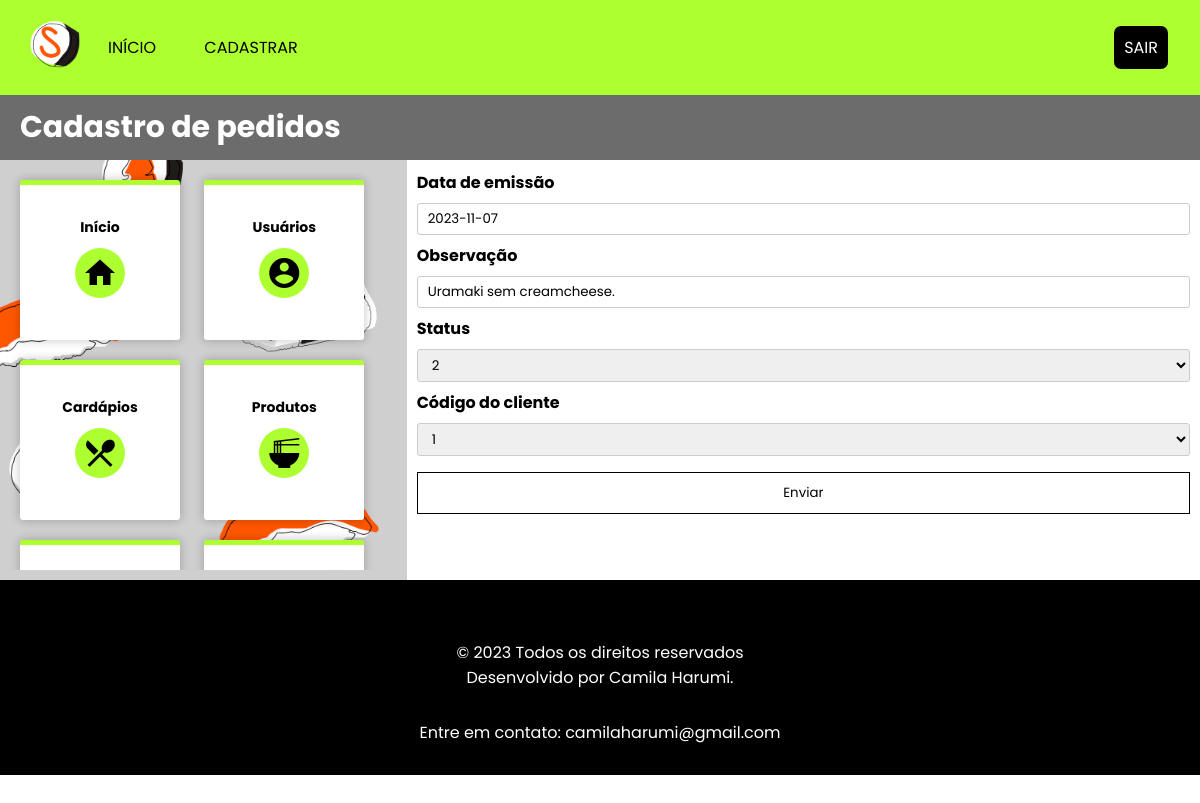
/cadastrarPedido.php?id=1 (signed in), run on the app's committed database.
### tables this page shows
CREATE TABLE IF NOT EXISTS Pedido (
    CodPedido INT NOT NULL AUTO_INCREMENT,
    DataEmissao DATE NOT NULL,
    Observacao TEXT,
    CodStatusPedido TINYINT NOT NULL,
    CodCliente INT NOT NULL,
    PRIMARY KEY (CodPedido),
    FOREIGN KEY (CodStatusPedido) REFERENCES StatusPedido(CodStatusPedido),
    FOREIGN KEY (CodCliente) REFERENCES Cliente(CodCliente)
);

CREATE TABLE IF NOT EXISTS StatusPedido (
    CodStatusPedido TINYINT NOT NULL AUTO_INCREMENT,
    Descricao TEXT NOT NULL,
    PRIMARY KEY (CodStatusPedido)
);

CREATE TABLE IF NOT EXISTS Cliente (
    CodCliente INT NOT NULL AUTO_INCREMENT,
    Nome VARCHAR(80) NOT NULL,
    NumeroEndereco INT NOT NULL,
    Logradouro VARCHAR(50) NOT NULL,
    ComplementoEndereco VARCHAR(50),
    CodEnderecoCliente INT NOT NULL,
    PRIMARY KEY (CodCliente),
    FOREIGN KEY (CodEnderecoCliente) REFERENCES EnderecoCliente(CodEnderecoCliente)
);

### cadastrarPedido.php (the view, shortened to what this page needs)
<?php
    include 'includes/conectarBD.php';
    $data_emissao = "";
    $observacao = "";
    $id_status_pedido = "";
    $id_cliente = "";
    if (isset($_GET['id'])) {
        $id = $_GET['id'];
        $sql = "SELECT * FROM Pedido WHERE CodPedido = $id";
        $resultado = mysqli_query($conn, $sql);
        $row = mysqli_fetch_assoc($resultado);
        $data_emissao = $row['DataEmissao'];
        $observacao = $row['Observacao'];
        $id_status_pedido = $row['CodStatusPedido'];
        $id_cliente = $row['CodCliente'];
    }
    include 'includes/menu.php';
?>
    <header id="header-cadastro">
        <h1>Cadastro de pedidos</h1>
    </header>
    <section id="tela-gerenciamento">
        <?php include 'includes/sidebar.php' ?>
        <article>
            <form action="receberPedido.php" method="post">
                <label for="data_emissao">Data de emissão</label>
                <input type="text" name="data_emissao" value="<?php echo $data_emissao; ?>" required>
                <label for="observacao">Observação</label>
                <input type="text" name="observacao" value="<?php echo $observacao; ?>" required>
                <label for="id_status_pedido">Status</label>
                <select name="id_status_pedido" required>
                    <?php
                        $sql = "SELECT * FROM StatusPedido";
                        $resultado = mysqli_query($conn, $sql);
                        while ($row = mysqli_fetch_assoc($resultado)) {
                            echo "<option ";
                            if ($id_status_pedido == $row['CodStatusPedido']) {
                                echo "selected ";
                            }
                            echo "value='" . $row['CodStatusPedido'] . "'>" . $row['CodStatusPedido'] . "</option>";
                        }
                    ?>
                </select>
                <label for="id_status_pedido">Código do cliente</label>
                <select name="id_cliente" required>
                    <?php
                        $sql = "SELECT * FROM Cliente";
                        $resultado = mysqli_query($conn, $sql);
                        while ($row = mysqli_fetch_assoc($resultado)) {
                            echo "<option ";
                            if ($id_cliente == $row['CodCliente']) {
                                echo "selected ";
                            }
                            echo "value='" . $row['CodCliente'] . "'>" . $row['CodCliente'] . "</option>";
                        }
                    ?>
                </select>
                <button type="submit">Enviar</button>
            </form>
        </article>
    </section>
    <?php include 'includes/rodape.php';?>

### css/style.css (style rules this page uses)
* { box-sizing: border-box; -webkit-box-sizing: border-box; -moz-box-sizing: border-box; font-family: 'Poppins', Arial, Verdana, sans-serif; }
body, h1, h2, p, a { padding: 0px; margin: 0px; overflow-x: hidden; }
body { min-height: 100vh; }
h1 { font-size: 30px; }
#header-cadastro { background-color: #6c6c6c; color: white; font-size: 20px; padding: 10px; padding-left: 20px; }
section#tela-gerenciamento { display: flex; display: -webkit-flex; }
article { padding: 10px; -webkit-flex: 3; -ms-flex: 3; flex: 2; overflow: scroll; overflow-x: hidden; }
input[type=text], input[type=date], input[type=email], input[type=password], select, textarea { display: inline-block; width: 100%; padding: 5px 10px; margin: 8px 0; border: 1px solid #ccc; border-radius: 3px; box-sizing: border-box; }
button[type=submit] { background-color: white; color: black; width: 100%; padding: 10px 20px; margin: 8px 0; border: 1px solid black; cursor: pointer; transition: 0.4s; }
label { font-weight: bold; }

### data on the page
pedido: data_emissao "2023-11-07", observacao "Uramaki sem creamcheese.", id_status_pedido "2", id_cliente "1"
